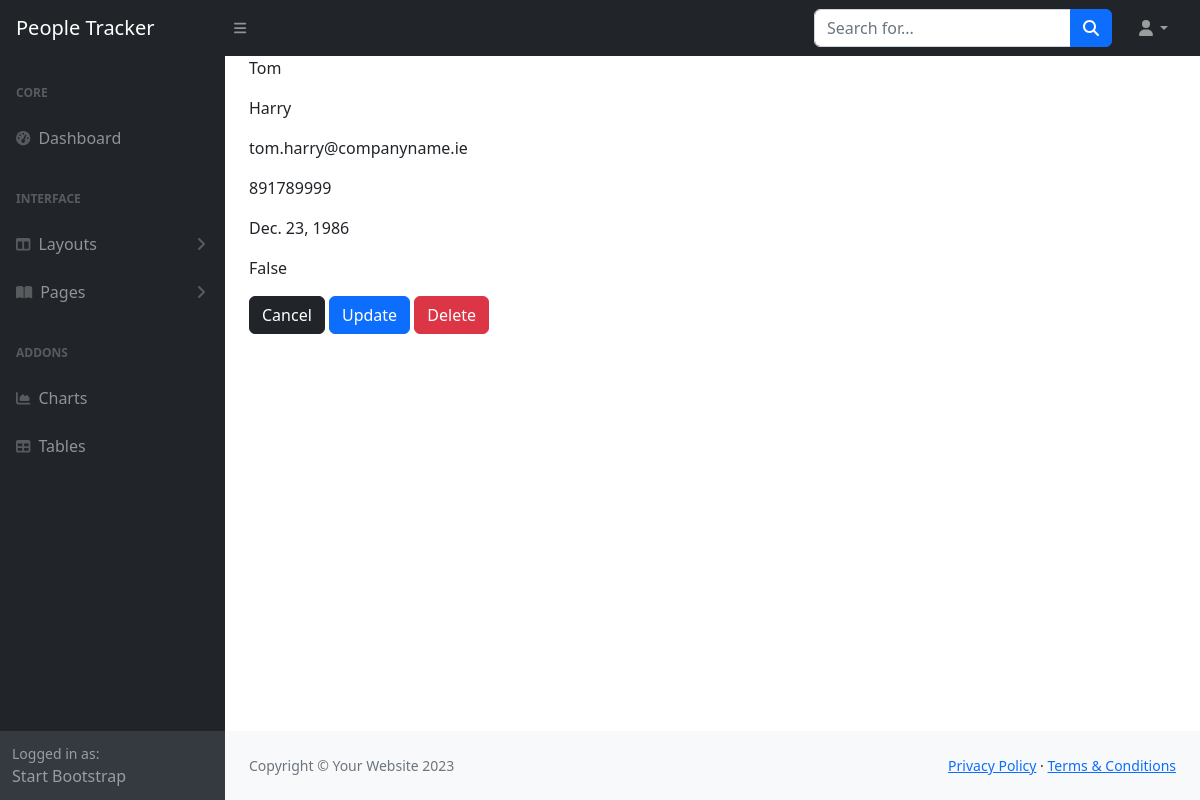
Screenshot of /people_management/people/3 with the database file from the repository.
### people_management/models.py (models this page shows, shortened)
class Person(models.Model):
    first_name = models.CharField(max_length = 50)
    last_name = models.CharField(max_length = 50)
    email = models.EmailField(max_length = 255)
    phone_number = models.IntegerField()
    date_of_birth = models.DateField()
    active = models.BooleanField(default=False)

### people_management/views.py (the view)
# urls.py: path('people/<int:pk>', views.ViewPersonDetails.as_view(), name='view_person'),
class ViewPersonDetails(DetailView):
    model = Person
    context_object_name = 'person'

### people_management/templates/people_management/person_detail.html
{% extends 'dashboard/base.html'%}
{% block content %}
    <p>{{person.first_name}}</p>
    <p>{{person.last_name}}</p>
    <p>{{person.email}}</p>
    <p>{{person.phone_number}}</p>
    <p>{{person.date_of_birth}}</p>
    <p>{{person.active}}</p>
    <a href="{% url 'people' %}" class='btn btn-dark'>Cancel</a>
    <a href="{% url 'update_person' pk=person.id %}" class='btn btn-primary'>Update</a>
    <a href="{% url 'delete_person' pk=person.id %}" class='btn btn-danger'>Delete</a>
{% endblock %}

### rows the page displays
Person: first_name "Tom", last_name "Harry", email "tom.harry@companyname.ie", phone_number "891789999", date_of_birth "Dec. 23, 1986", active "False"
